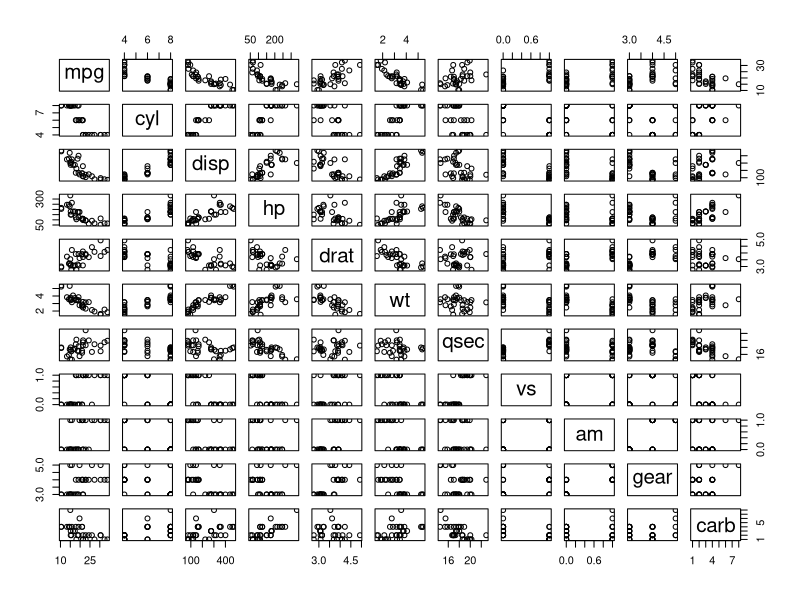
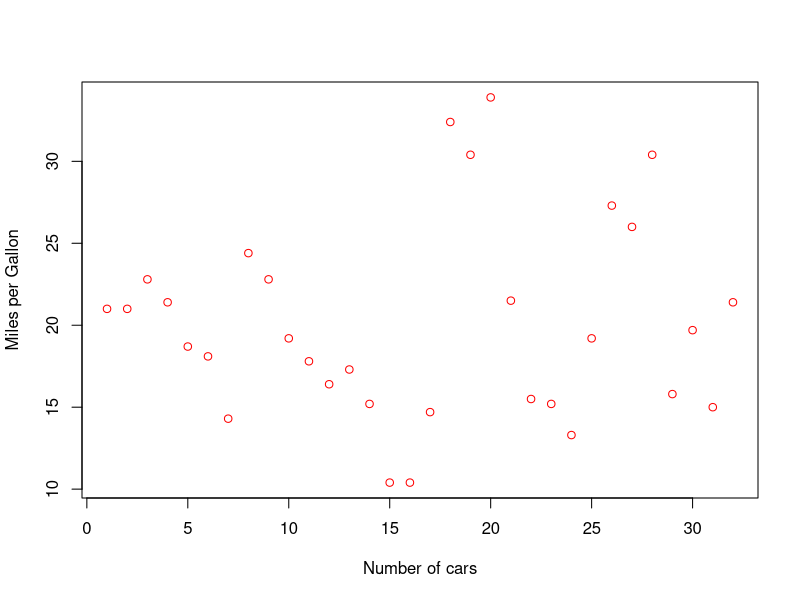
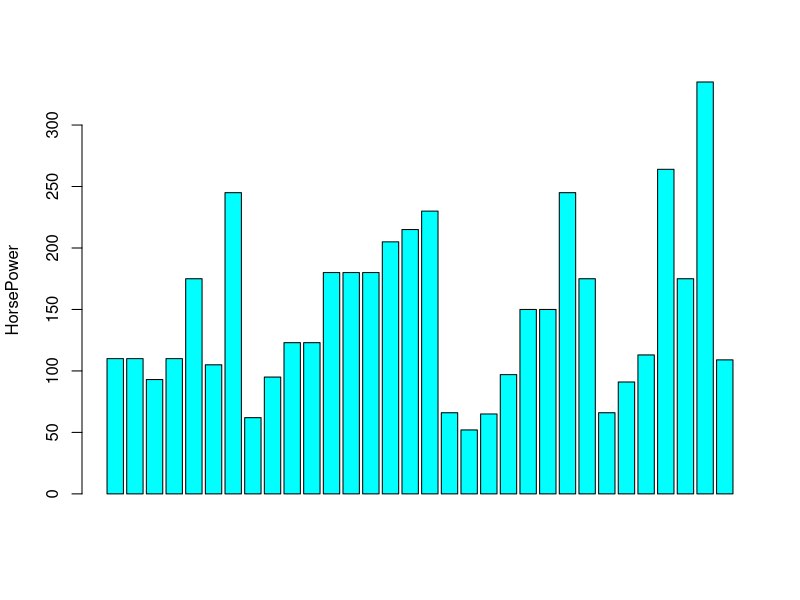
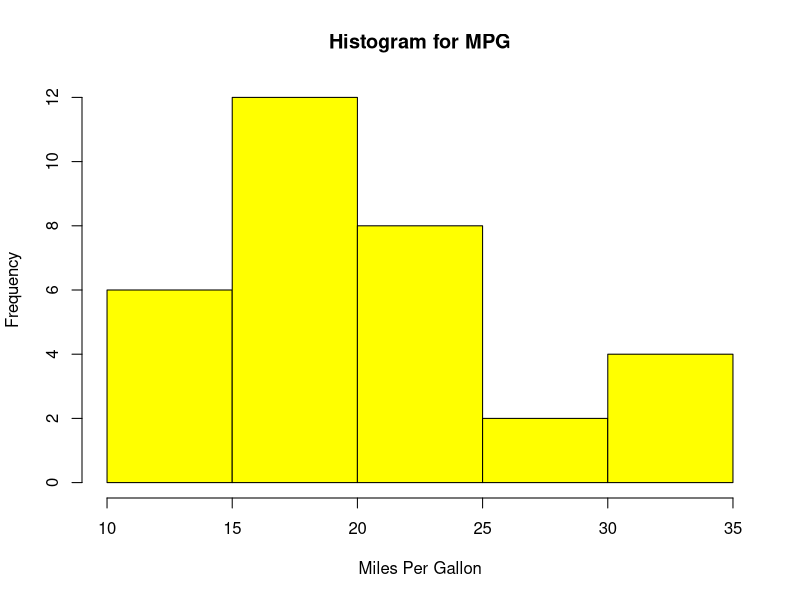
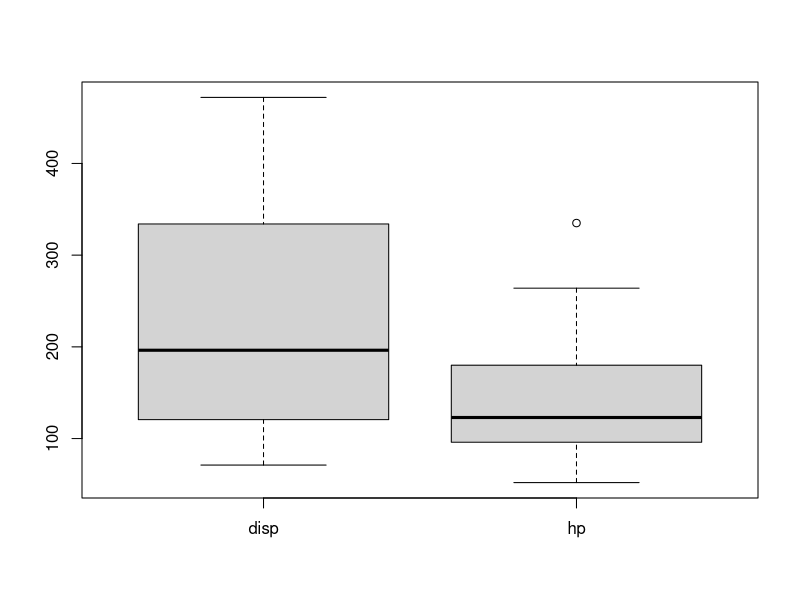
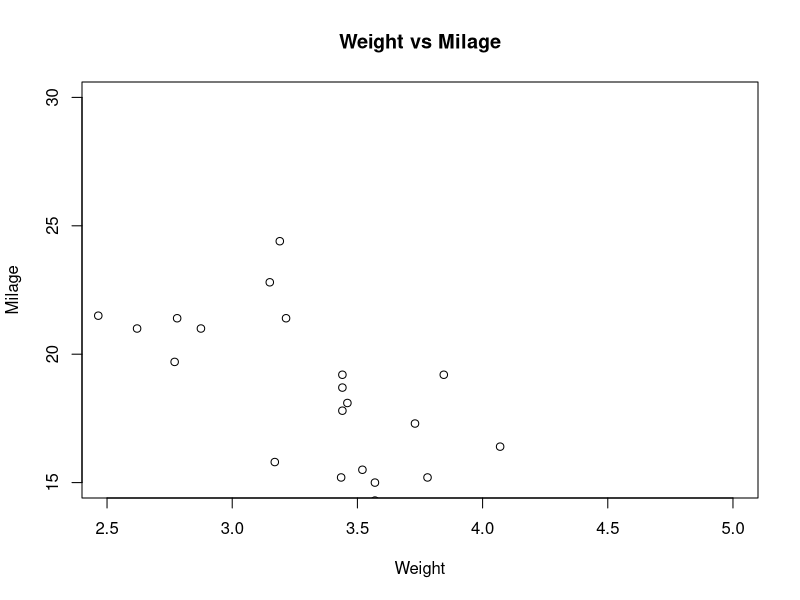
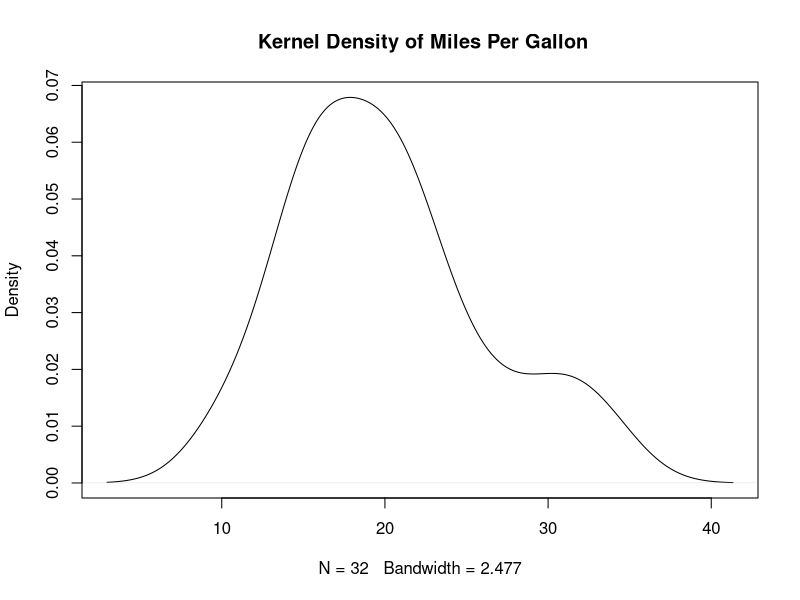

The R script that drew these images, in order: (Note: this script raises an error after producing the figures.)
data(mtcars)
print("LineCharts")
plot(mtcars)
print("DotPlot")
plot(mtcars$mpg, xlab = "Number of cars", ylab = "Miles per Gallon", col = "red")
print("BarPlot")
barplot(mtcars$hp, ylab = "HorsePower", col = "cyan", horiz = FALSE)
print("Histogram")
hist(mtcars$mpg,xlab = "Miles Per Gallon", main = "Histogram for MPG", col = "yellow")
print("BoxPlot")
boxplot(mtcars[,3:4])
print("ScatterPlot")
input <- mtcars[,c('wt','mpg')]
plot(x = input$wt,y = input$mpg,xlab = "Weight",ylab = "Milage",xlim = c(2.5,5),ylim = c(15,30),main = "Weight vs Milage")
print("KernalDensityPlot")
den = density(mtcars$mpg)
plot(den,main=" Kernel Density of Miles Per Gallon")
polygon(d, col="red", border="blue")
print("PieChart")
carb = table(mtcars$carb)
data.labels = names(carb)
share = round(carb/sum(carb)*100)
data.labels = paste(data.labels, share)
data.labels = paste(data.labels,"%",sep="") 
pie(carb,labels = data.labels,clockwise=TRUE, col=heat.colors(length(data.labels)), main="Frequency of Carb value")

